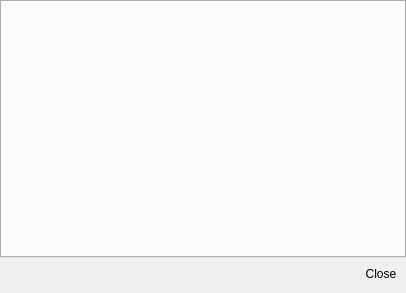
<?xml version="1.0" encoding="UTF-8"?>
<ui version="4.0">
 <class>Prefrences</class>
 <widget class="QDialog" name="Prefrences">
  <property name="geometry">
   <rect>
    <x>0</x>
    <y>0</y>
    <width>406</width>
    <height>293</height>
   </rect>
  </property>
  <property name="windowTitle">
   <string>Dialog</string>
  </property>
  <layout class="QVBoxLayout" name="verticalLayout">
   <property name="leftMargin">
    <number>0</number>
   </property>
   <property name="topMargin">
    <number>0</number>
   </property>
   <property name="rightMargin">
    <number>0</number>
   </property>
   <property name="bottomMargin">
    <number>9</number>
   </property>
   <item>
    <widget class="QTabWidget" name="tabWidget">
     <property name="currentIndex">
      <number>-1</number>
     </property>
    </widget>
   </item>
   <item>
    <layout class="QHBoxLayout" name="horizontalLayout">
     <item>
      <spacer name="horizontalSpacer">
       <property name="orientation">
        <enum>Qt::Horizontal</enum>
       </property>
       <property name="sizeHint" stdset="0">
        <size>
         <width>40</width>
         <height>20</height>
        </size>
       </property>
      </spacer>
     </item>
     <item>
      <widget class="QToolButton" name="toolButton">
       <property name="styleSheet">
        <string notr="true">QToolButton {
	border: None;
}
:hover
{
background:#D3D3D3;
}</string>
       </property>
       <property name="text">
        <string>Close</string>
       </property>
      </widget>
     </item>
     <item>
      <spacer name="horizontalSpacer_2">
       <property name="orientation">
        <enum>Qt::Horizontal</enum>
       </property>
       <property name="sizeType">
        <enum>QSizePolicy::Fixed</enum>
       </property>
       <property name="sizeHint" stdset="0">
        <size>
         <width>5</width>
         <height>20</height>
        </size>
       </property>
      </spacer>
     </item>
    </layout>
   </item>
  </layout>
 </widget>
 <resources/>
 <connections/>
</ui>
